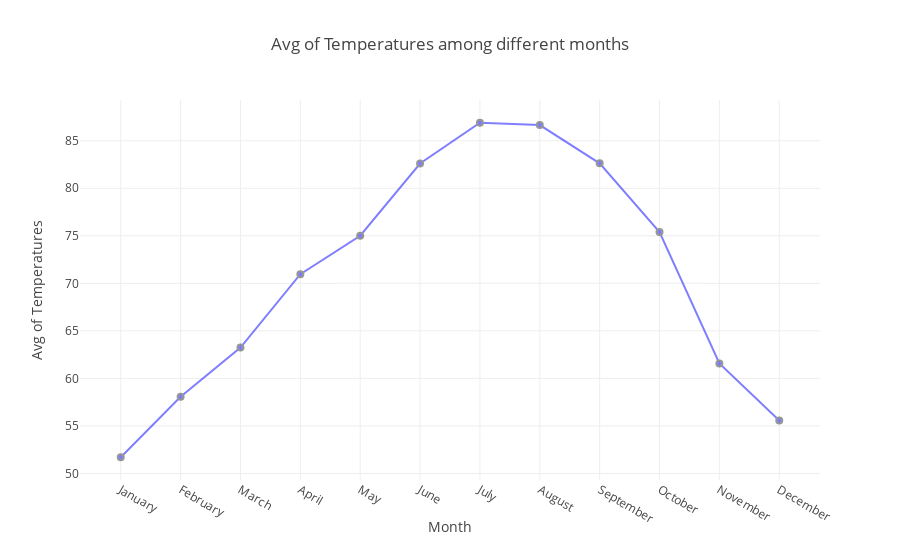

Notebook source saved alongside this figure:
### Code cell
number2= {'type' : 'scatter',
          "name": "temperature",
                     'x' : temp.month_of_year_str,
                     'y' : weather["Temp_avg_f"],
                     'marker' : {'color' : 'blue',
                                'line' : {'color' : '#333',
                                          'width' : 2}},
                     'opacity' : 0.5,}
                     

layout = {'title' : "Avg of Temperatures among different months ",
         'xaxis' : {'title' : 'Month'},
         'yaxis' : {'title' : 'Avg of Temperatures'},
         }
fig = {'data' : [number2],
      'layout' : layout}
pyo.iplot(fig)

### Figure 1 — Plotly figure (JSON) as saved in the notebook; plotly's stock layout.template omitted (floating-point values rounded to 4 significant figures)
{"data": [{"marker": {"color": "blue", "line": {"color": "#333", "width": 2}}, "name": "temperature", "opacity": 0.5, "type": "scatter", "x": ["January  ", "February ", "March    ", "April    ", "May      ", "June     ", "July     ", "August   ", "September", "October  ", "November ", "December "], "y": [51.7, 58.07, 63.24, 70.96, 75.01, 82.61, 86.9, 86.65, 82.62, 75.4, 61.58, 55.57]}], "layout": {"title": "Avg of Temperatures among different months ", "xaxis": {"title": "Month"}, "yaxis": {"title": "Avg of Temperatures"}}}
